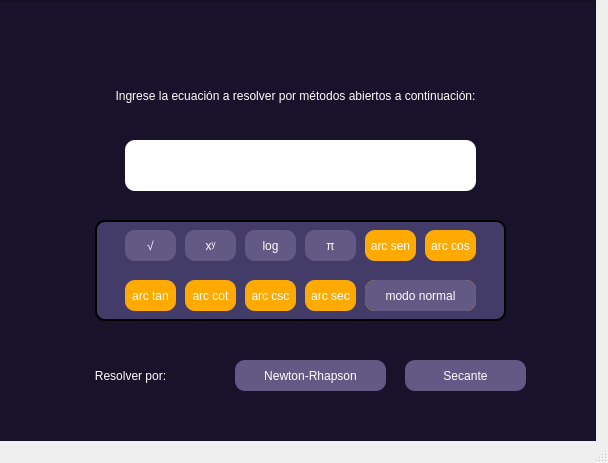
<?xml version="1.0" encoding="UTF-8"?>
<ui version="4.0">
 <class>MainWindow</class>
 <widget class="QMainWindow" name="MainWindow">
  <property name="geometry">
   <rect>
    <x>0</x>
    <y>0</y>
    <width>608</width>
    <height>463</height>
   </rect>
  </property>
  <property name="windowTitle">
   <string>MainWindow</string>
  </property>
  <widget class="QWidget" name="centralwidget">
   <widget class="QFrame" name="frame">
    <property name="geometry">
     <rect>
      <x>-25</x>
      <y>0</y>
      <width>621</width>
      <height>591</height>
     </rect>
    </property>
    <property name="styleSheet">
     <string notr="true">background-color: rgb(24, 18, 43);
color: white;</string>
    </property>
    <property name="frameShape">
     <enum>QFrame::Shape::StyledPanel</enum>
    </property>
    <property name="frameShadow">
     <enum>QFrame::Shadow::Raised</enum>
    </property>
    <widget class="QLabel" name="label_5">
     <property name="geometry">
      <rect>
       <x>30</x>
       <y>70</y>
       <width>581</width>
       <height>51</height>
      </rect>
     </property>
     <property name="layoutDirection">
      <enum>Qt::LayoutDirection::LeftToRight</enum>
     </property>
     <property name="styleSheet">
      <string notr="true">color: rgb(255, 255, 255);
font: 900 13pt &quot;Segoe UI Black&quot;;</string>
     </property>
     <property name="text">
      <string>Ingrese la ecuación a resolver por métodos abiertos a continuación:</string>
     </property>
     <property name="alignment">
      <set>Qt::AlignmentFlag::AlignCenter</set>
     </property>
    </widget>
    <widget class="QLabel" name="label_6">
     <property name="geometry">
      <rect>
       <x>90</x>
       <y>360</y>
       <width>131</width>
       <height>31</height>
      </rect>
     </property>
     <property name="layoutDirection">
      <enum>Qt::LayoutDirection::LeftToRight</enum>
     </property>
     <property name="styleSheet">
      <string notr="true">color: rgb(255, 255, 255);
font: 900 15pt &quot;Segoe UI Black&quot;;</string>
     </property>
     <property name="text">
      <string>Resolver por:</string>
     </property>
     <property name="alignment">
      <set>Qt::AlignmentFlag::AlignCenter</set>
     </property>
    </widget>
    <widget class="QPushButton" name="resolverBiseccion ">
     <property name="geometry">
      <rect>
       <x>260</x>
       <y>360</y>
       <width>151</width>
       <height>31</height>
      </rect>
     </property>
     <property name="styleSheet">
      <string notr="true">QPushButton{
background-color:rgb(99, 89, 133);
font: 900 12pt &quot;Segoe UI Black&quot;;
color: rgb(255, 255, 255);
border-radius: 10px;
}
QPushButton:hover {
background-color: #a49bb0;
}
</string>
     </property>
     <property name="text">
      <string>Newton-Rhapson</string>
     </property>
    </widget>
    <widget class="QPushButton" name="resolverFP">
     <property name="geometry">
      <rect>
       <x>430</x>
       <y>360</y>
       <width>121</width>
       <height>31</height>
      </rect>
     </property>
     <property name="styleSheet">
      <string notr="true">QPushButton{
background-color:rgb(99, 89, 133);
font: 900 12pt &quot;Segoe UI Black&quot;;
color: rgb(255, 255, 255);
border-radius: 10px;
}
QPushButton:hover {
background-color: #a49bb0;
}
</string>
     </property>
     <property name="text">
      <string>Secante</string>
     </property>
    </widget>
    <widget class="QLineEdit" name="lineEdit">
     <property name="geometry">
      <rect>
       <x>150</x>
       <y>140</y>
       <width>351</width>
       <height>51</height>
      </rect>
     </property>
     <property name="styleSheet">
      <string notr="true">background-color: white;
font: 900 10pt &quot;Segoe UI&quot;;
color:black;
border-radius: 10px</string>
     </property>
    </widget>
    <widget class="QLabel" name="label">
     <property name="geometry">
      <rect>
       <x>120</x>
       <y>220</y>
       <width>411</width>
       <height>101</height>
      </rect>
     </property>
     <property name="styleSheet">
      <string notr="true">background-color: rgb(68, 60, 104);
border: 2px  solid black;
border-radius: 10px</string>
     </property>
     <property name="text">
      <string/>
     </property>
    </widget>
    <widget class="QPushButton" name="bt_sqrt">
     <property name="geometry">
      <rect>
       <x>150</x>
       <y>230</y>
       <width>51</width>
       <height>31</height>
      </rect>
     </property>
     <property name="styleSheet">
      <string notr="true">QPushButton{
background-color:rgb(99, 89, 133);
font: 900 12pt &quot;Segoe UI Black&quot;;
color: rgb(255, 255, 255);
border-radius: 10px;
}
QPushButton:hover {
background-color: #a49bb0;
}
</string>
     </property>
     <property name="text">
      <string>√</string>
     </property>
    </widget>
    <widget class="QPushButton" name="log_bt">
     <property name="geometry">
      <rect>
       <x>270</x>
       <y>230</y>
       <width>51</width>
       <height>31</height>
      </rect>
     </property>
     <property name="styleSheet">
      <string notr="true">QPushButton{
background-color:rgb(99, 89, 133);
font: 900 12pt &quot;Segoe UI Black&quot;;
color: rgb(255, 255, 255);
border-radius: 10px;
}
QPushButton:hover {
background-color: #a49bb0;
}
</string>
     </property>
     <property name="text">
      <string>log</string>
     </property>
    </widget>
    <widget class="QPushButton" name="power_bt">
     <property name="geometry">
      <rect>
       <x>210</x>
       <y>230</y>
       <width>51</width>
       <height>31</height>
      </rect>
     </property>
     <property name="styleSheet">
      <string notr="true">QPushButton{
background-color:rgb(99, 89, 133);
font: 900 12pt &quot;Segoe UI Black&quot;;
color: rgb(255, 255, 255);
border-radius: 10px;
}
QPushButton:hover {
background-color: #a49bb0;
}
</string>
     </property>
     <property name="text">
      <string>xʸ</string>
     </property>
    </widget>
    <widget class="QPushButton" name="sen_bt">
     <property name="geometry">
      <rect>
       <x>390</x>
       <y>230</y>
       <width>51</width>
       <height>31</height>
      </rect>
     </property>
     <property name="styleSheet">
      <string notr="true">QPushButton{
background-color:rgb(99, 89, 133);
font: 900 12pt &quot;Segoe UI Black&quot;;
color: rgb(255, 255, 255);
border-radius: 10px;
}
QPushButton:hover {
background-color: #a49bb0;
}
</string>
     </property>
     <property name="text">
      <string>sen</string>
     </property>
    </widget>
    <widget class="QPushButton" name="cos_bt">
     <property name="geometry">
      <rect>
       <x>450</x>
       <y>230</y>
       <width>51</width>
       <height>31</height>
      </rect>
     </property>
     <property name="styleSheet">
      <string notr="true">QPushButton{
background-color:rgb(99, 89, 133);
font: 900 12pt &quot;Segoe UI Black&quot;;
color: rgb(255, 255, 255);
border-radius: 10px;
}
QPushButton:hover {
background-color: #a49bb0;
}
</string>
     </property>
     <property name="text">
      <string>cos</string>
     </property>
    </widget>
    <widget class="QPushButton" name="tan_bt">
     <property name="geometry">
      <rect>
       <x>150</x>
       <y>280</y>
       <width>51</width>
       <height>31</height>
      </rect>
     </property>
     <property name="styleSheet">
      <string notr="true">QPushButton{
background-color:rgb(99, 89, 133);
font: 900 12pt &quot;Segoe UI Black&quot;;
color: rgb(255, 255, 255);
border-radius: 10px;
}
QPushButton:hover {
background-color: #a49bb0;
}
</string>
     </property>
     <property name="text">
      <string>tan</string>
     </property>
    </widget>
    <widget class="QPushButton" name="cot_bt">
     <property name="geometry">
      <rect>
       <x>210</x>
       <y>280</y>
       <width>51</width>
       <height>31</height>
      </rect>
     </property>
     <property name="styleSheet">
      <string notr="true">QPushButton{
background-color:rgb(99, 89, 133);
font: 900 12pt &quot;Segoe UI Black&quot;;
color: rgb(255, 255, 255);
border-radius: 10px;
}
QPushButton:hover {
background-color: #a49bb0;
}
</string>
     </property>
     <property name="text">
      <string>cot</string>
     </property>
    </widget>
    <widget class="QPushButton" name="csc_bt">
     <property name="geometry">
      <rect>
       <x>270</x>
       <y>280</y>
       <width>51</width>
       <height>31</height>
      </rect>
     </property>
     <property name="styleSheet">
      <string notr="true">QPushButton{
background-color:rgb(99, 89, 133);
font: 900 12pt &quot;Segoe UI Black&quot;;
color: rgb(255, 255, 255);
border-radius: 10px;
}
QPushButton:hover {
background-color: #a49bb0;
}
</string>
     </property>
     <property name="text">
      <string>csc</string>
     </property>
    </widget>
    <widget class="QPushButton" name="sec_bt">
     <property name="geometry">
      <rect>
       <x>330</x>
       <y>280</y>
       <width>51</width>
       <height>31</height>
      </rect>
     </property>
     <property name="styleSheet">
      <string notr="true">QPushButton{
background-color:rgb(99, 89, 133);
font: 900 12pt &quot;Segoe UI Black&quot;;
color: rgb(255, 255, 255);
border-radius: 10px;
}
QPushButton:hover {
background-color: #a49bb0;
}
</string>
     </property>
     <property name="text">
      <string>sec</string>
     </property>
    </widget>
    <widget class="QPushButton" name="arc_bt">
     <property name="geometry">
      <rect>
       <x>390</x>
       <y>280</y>
       <width>111</width>
       <height>31</height>
      </rect>
     </property>
     <property name="styleSheet">
      <string notr="true">QPushButton{
background-color: rgb(255, 170, 0);
font: 900 12pt &quot;Segoe UI Black&quot;;
color: rgb(255, 255, 255);
border-radius: 10px;
}
QPushButton:hover {
background-color: rgb(254, 204, 25);
}
</string>
     </property>
     <property name="text">
      <string>modo arc</string>
     </property>
    </widget>
    <widget class="QPushButton" name="pi_bt">
     <property name="geometry">
      <rect>
       <x>330</x>
       <y>230</y>
       <width>51</width>
       <height>31</height>
      </rect>
     </property>
     <property name="styleSheet">
      <string notr="true">QPushButton{
background-color:rgb(99, 89, 133);
font: 900 12pt &quot;Segoe UI Black&quot;;
color: rgb(255, 255, 255);
border-radius: 10px;
}
QPushButton:hover {
background-color: #a49bb0;
}
</string>
     </property>
     <property name="text">
      <string>π</string>
     </property>
    </widget>
    <widget class="QPushButton" name="arcsen_bt">
     <property name="geometry">
      <rect>
       <x>390</x>
       <y>230</y>
       <width>51</width>
       <height>31</height>
      </rect>
     </property>
     <property name="styleSheet">
      <string notr="true">QPushButton{
background-color: rgb(255, 170, 0);
font: 900 8pt &quot;Segoe UI Black&quot;;
color: rgb(255, 255, 255);
border-radius: 10px;
}
QPushButton:hover {
background-color: rgb(254, 204, 25);
}
</string>
     </property>
     <property name="text">
      <string>arc sen</string>
     </property>
    </widget>
    <widget class="QPushButton" name="arccos_bt">
     <property name="geometry">
      <rect>
       <x>450</x>
       <y>230</y>
       <width>51</width>
       <height>31</height>
      </rect>
     </property>
     <property name="styleSheet">
      <string notr="true">QPushButton{
background-color: rgb(255, 170, 0);
font: 900 8pt &quot;Segoe UI Black&quot;;
color: rgb(255, 255, 255);
border-radius: 10px;
}
QPushButton:hover {
background-color: rgb(254, 204, 25);
}
</string>
     </property>
     <property name="text">
      <string>arc cos</string>
     </property>
    </widget>
    <widget class="QPushButton" name="arctan_bt">
     <property name="geometry">
      <rect>
       <x>150</x>
       <y>280</y>
       <width>51</width>
       <height>31</height>
      </rect>
     </property>
     <property name="styleSheet">
      <string notr="true">QPushButton{
background-color: rgb(255, 170, 0);
font: 900 8pt &quot;Segoe UI Black&quot;;
color: rgb(255, 255, 255);
border-radius: 10px;
}
QPushButton:hover {
background-color: rgb(254, 204, 25);
}
</string>
     </property>
     <property name="text">
      <string>arc tan</string>
     </property>
    </widget>
    <widget class="QPushButton" name="arccot_bt">
     <property name="geometry">
      <rect>
       <x>210</x>
       <y>280</y>
       <width>51</width>
       <height>31</height>
      </rect>
     </property>
     <property name="styleSheet">
      <string notr="true">QPushButton{
background-color: rgb(255, 170, 0);
font: 900 8pt &quot;Segoe UI Black&quot;;
color: rgb(255, 255, 255);
border-radius: 10px;
}
QPushButton:hover {
background-color: rgb(254, 204, 25);
}
</string>
     </property>
     <property name="text">
      <string>arc cot</string>
     </property>
    </widget>
    <widget class="QPushButton" name="arccsc_bt">
     <property name="geometry">
      <rect>
       <x>270</x>
       <y>280</y>
       <width>51</width>
       <height>31</height>
      </rect>
     </property>
     <property name="styleSheet">
      <string notr="true">QPushButton{
background-color: rgb(255, 170, 0);
font: 900 8pt &quot;Segoe UI Black&quot;;
color: rgb(255, 255, 255);
border-radius: 10px;
}
QPushButton:hover {
background-color: rgb(254, 204, 25);
}
</string>
     </property>
     <property name="text">
      <string>arc csc</string>
     </property>
    </widget>
    <widget class="QPushButton" name="arcsec_bt">
     <property name="geometry">
      <rect>
       <x>330</x>
       <y>280</y>
       <width>51</width>
       <height>31</height>
      </rect>
     </property>
     <property name="styleSheet">
      <string notr="true">QPushButton{
background-color: rgb(255, 170, 0);
font: 900 8pt &quot;Segoe UI Black&quot;;
color: rgb(255, 255, 255);
border-radius: 10px;
}
QPushButton:hover {
background-color: rgb(254, 204, 25);
}
</string>
     </property>
     <property name="text">
      <string>arc sec</string>
     </property>
    </widget>
    <widget class="QPushButton" name="arc_bt_2">
     <property name="geometry">
      <rect>
       <x>390</x>
       <y>280</y>
       <width>111</width>
       <height>31</height>
      </rect>
     </property>
     <property name="styleSheet">
      <string notr="true">QPushButton{
background-color:rgb(99, 89, 133);
font: 900 12pt &quot;Segoe UI Black&quot;;
color: rgb(255, 255, 255);
border-radius: 10px;
}
QPushButton:hover {
background-color: #a49bb0;
}
</string>
     </property>
     <property name="text">
      <string>modo normal</string>
     </property>
    </widget>
   </widget>
  </widget>
  <widget class="QStatusBar" name="statusbar"/>
 </widget>
 <resources>
  <include location="iconos.qrc"/>
 </resources>
 <connections/>
</ui>
